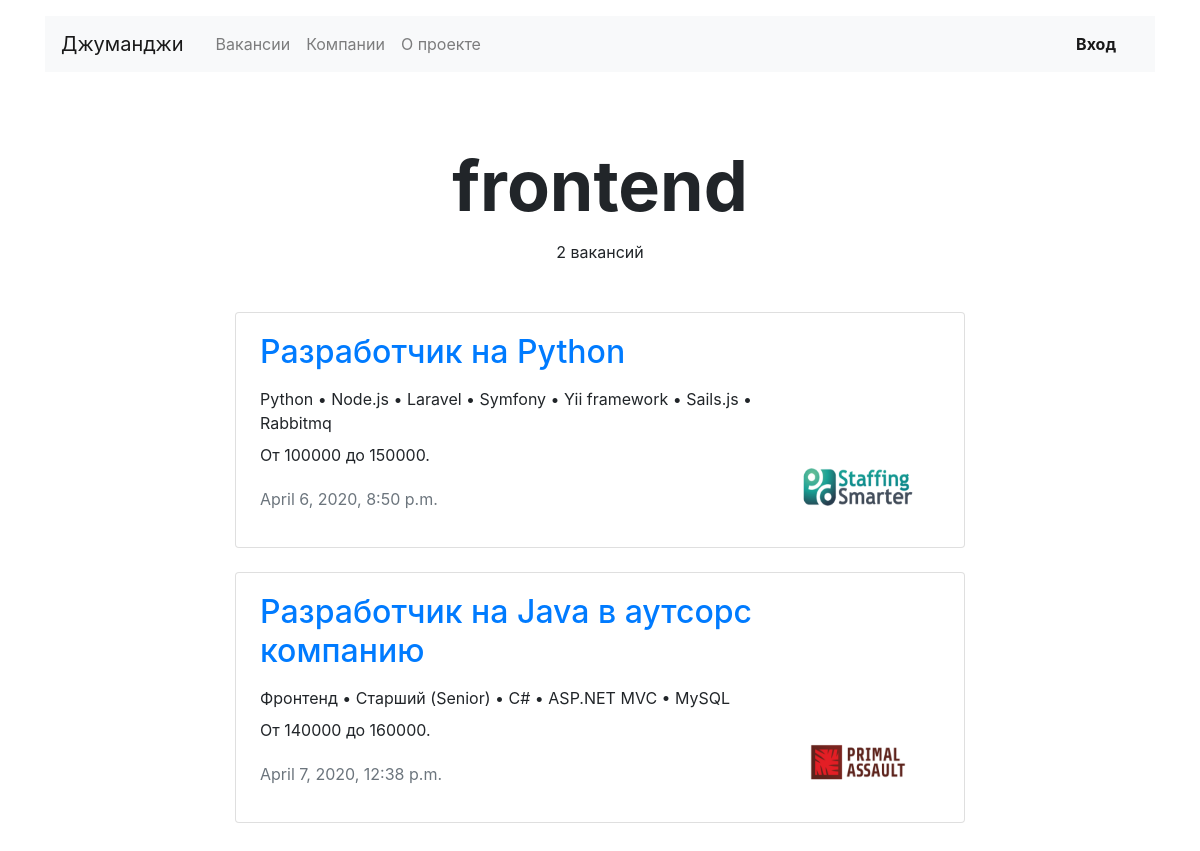
Page /jobs/cat/frontend/ on the earlier database version.
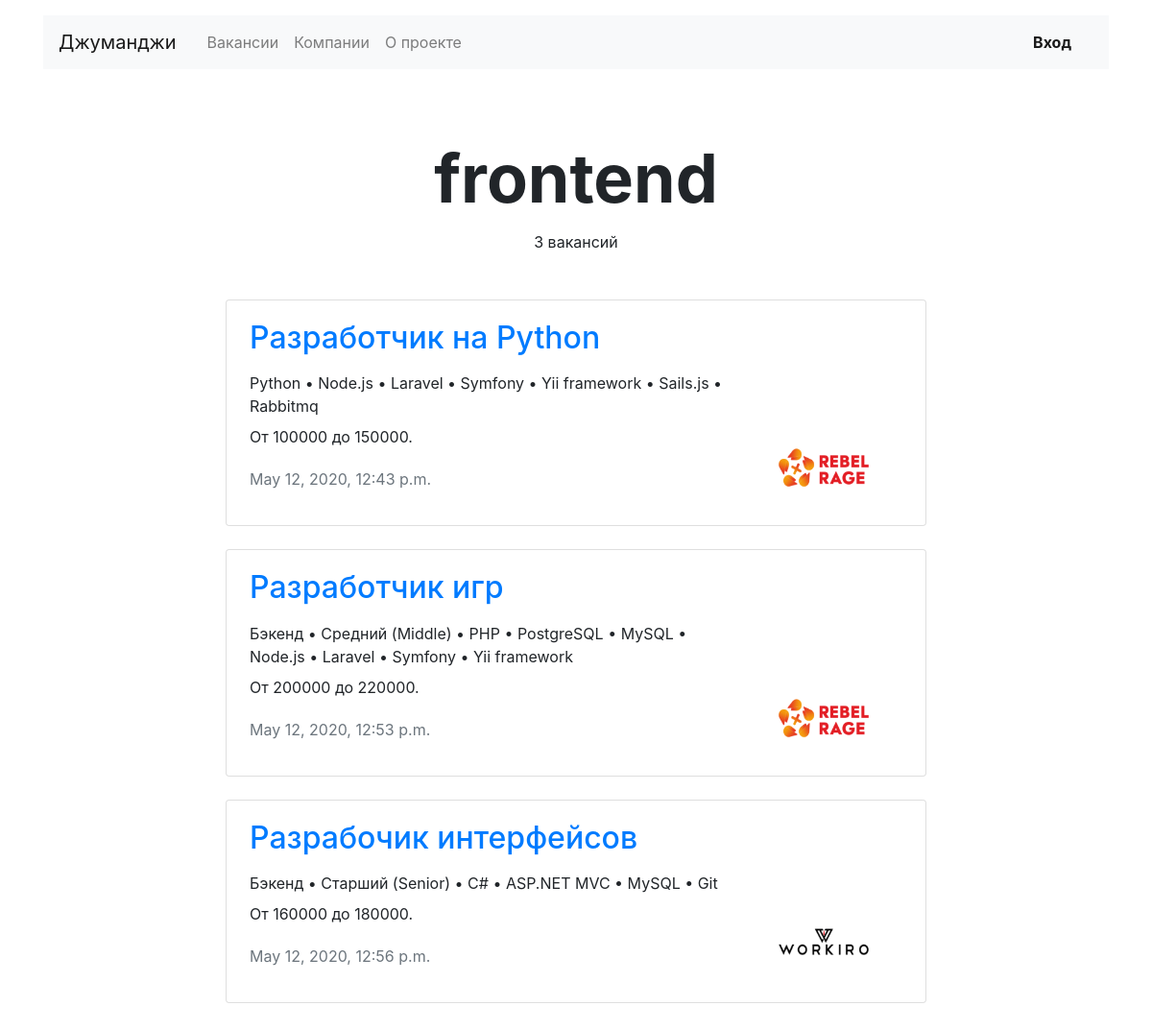
Same page on the later database version.
### vacancy/models.py (models this page shows, shortened)
class Speciality(models.Model):
    code = models.CharField(max_length=50)
    title = models.CharField(max_length=150)
    picture = models.ImageField(upload_to='MEDIA_SPECIALITY_IMAGE_DIR', height_field=None, width_field=None)

class Vacancy(models.Model):
    title = models.CharField(max_length=150)
    speciality = models.ForeignKey(Speciality, on_delete=models.CASCADE, related_name='vacancy' )
    company = models.ForeignKey(Company, on_delete=models.CASCADE, related_name='vacancy')
    skills = models.TextField(blank=True, null=True)
    description = models.TextField(blank=True, null=True)
    salary_min = models.PositiveIntegerField(blank=True, null=True)
    salary_max = models.PositiveIntegerField(blank=True, null=True)
    published_at = models.DateTimeField(auto_now_add=True)

class Company(models.Model):
    name = models.CharField(max_length=50)
    location = models.CharField(max_length=50)
    logo = models.ImageField(upload_to='MEDIA_COMPANY_IMAGE_DIR', height_field=None, width_field=None)
    description = models.TextField(blank=True, null=True)
    employee_count = models.IntegerField(blank=True, null=True)
    company = models.ForeignKey(User, on_delete=models.CASCADE, blank=True, null=True)

### vacancy/views.py (the view)
# urls.py: path('jobs/cat/<str:code>/', SpecialityView.as_view(), name='speciality_page'),
class SpecialityView(View):
    def get(self, request, code:str):
        response_data = Speciality.objects.get(code=code)
        vacancies = response_data.vacancy.all()
        context = {
                   'vacancies': vacancies,
                   'count': len(response_data.vacancy.all()),
                   'name': code
                   }
        return render(request, 'vacancy/speciality.html', context)

### vacancy/templates/vacancy/speciality.html
{% extends 'base.html' %}
{% block company %}
<section>
    <h1 class="h1 text-center mx-auto mt-4 pt-5" style="font-size: 70px;"><strong>{{ name }}</strong></h1>
    <p class="text-center pt-1">{{count}} вакансий</p>
    <div class="row mt-5">
        <div class="col-12 col-lg-8 offset-lg-2 m-auto">
            {% for vacancy in vacancies %}
            <div class="card mb-4">
                <div class="card-body px-4">
                    <div class="row">
                        <div class="col-12 col-md-8 col-lg-9">
                            <h2 class="h2 pb-2"><a href="{% url 'speciality_single_page' vacancy.id %}">{{ vacancy.title }}</a></h2>
                            <p class="mb-2">{{ vacancy.skills }}</p>
                            <p>От {{vacancy.salary_min}} до {{vacancy.salary_max}}.</p>
                            <p class="text-muted pt-1">{{vacancy.published_at}}</p>
                        </div>
                        <div class="col-12 col-md-4 col-lg-3 d-flex align-items-end">
                            <a href="#"><img src="{{ vacancy.company.logo.url }}" width="130" height="80" alt=""></a>
                        </div>
                    </div>
                </div>
            </div>
            {% endfor %}
        </div>
    </div>
</section>
{% endblock %}

### templates/base.html (shortened to what this page needs)
<!DOCTYPE html>
<html lang="ru">
<head>
    <link rel="stylesheet" href="https://stackpath.bootstrapcdn.com/bootstrap/4.3.1/css/bootstrap.min.css">
</head>
<body>
    <header class="container mt-3">
        <nav class="navbar navbar-expand-lg navbar-light bg-light">
            <a class="navbar-brand mr-4" href="{% url 'main_page' %}">Джуманджи</a>
            {% include "menu.html" %}
        </nav>
    </header>
    <main class="container mt-3 pb-5">
        {% block company %}
        {% endblock %}
    </main>
</body>
</html>

### templates/menu.html
<div class="collapse navbar-collapse justify-content-between" id="navbarNav">
    <ul class="navbar-nav col-10">
        <li class="nav-item">
            <a class="nav-link" href="{% url 'all_vacancies_list' %}">Вакансии</a>
        </li>
        <li class="nav-item">
            <a class="nav-link" href="#">Компании</a>
        </li>
        <li class="nav-item">
            <a class="nav-link" href="#">О проекте</a>
        </li>
    </ul>
    <ul class="navbar-nav col-2 justify-content-end">
        <li class="nav-item active">
            {% if request.user.is_authenticated %}
            <a href="{% url 'logout' %}" class="nav-link font-weight-bold">Выход ({{ user }})</a>
            {% else %}
            <a href="{% url 'login' %}" class="nav-link font-weight-bold">Вход</a>
            {% endif %}
        </li>
    </ul>
</div>

Differences in the rows shown:
no longer on this page (row edited): Vacancy: title "Разработчик на Java в аутсорс компанию", skills "Фронтенд • Старший (Senior) • C# • ASP.NET MVC • MySQL", salary_min "140000", salary_max "160000", published_at "April 7, 2020, 12:38 p.m.", company.logo (picture)
changed Vacancy "Разработчик на Python": published_at "April 6, 2020, 8:50 p.m." → "May 12, 2020, 12:43 p.m."; company.logo: a different picture
now on this page (row edited): Vacancy: title "Разработчик игр", skills "Бэкенд • Средний (Middle) • PHP • PostgreSQL • MySQL • Node.js • Laravel • Symfony • Yii framework", salary_min "200000", salary_max "220000", published_at "May 12, 2020, 12:53 p.m.", company.logo (picture)
now on this page (row edited): Vacancy: title "Разрабочик интерфейсов", skills "Бэкенд • Старший (Senior) • C# • ASP.NET MVC • MySQL • Git", salary_min "160000", salary_max "180000", published_at "May 12, 2020, 12:56 p.m.", company.logo (picture)
Other differences:
{{ count }}: "2" → "3"
